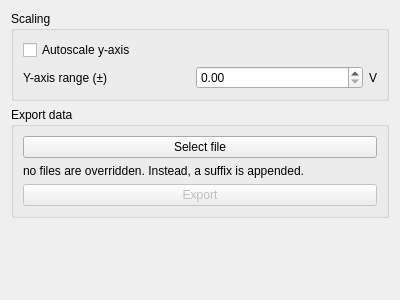
<?xml version="1.0" encoding="UTF-8"?>
<ui version="4.0">
 <class>Form</class>
 <widget class="QWidget" name="Form">
  <property name="geometry">
   <rect>
    <x>0</x>
    <y>0</y>
    <width>400</width>
    <height>300</height>
   </rect>
  </property>
  <property name="windowTitle">
   <string>Form</string>
  </property>
  <layout class="QVBoxLayout" name="verticalLayout">
   <item>
    <widget class="QGroupBox" name="groupBox_10">
     <property name="sizePolicy">
      <sizepolicy hsizetype="Preferred" vsizetype="Fixed">
       <horstretch>0</horstretch>
       <verstretch>0</verstretch>
      </sizepolicy>
     </property>
     <property name="title">
      <string>Scaling</string>
     </property>
     <layout class="QVBoxLayout" name="verticalLayout_14">
      <item>
       <widget class="QCheckBox" name="autoscale_y_axis">
        <property name="text">
         <string>Autoscale y-axis</string>
        </property>
       </widget>
      </item>
      <item>
       <layout class="QHBoxLayout" name="horizontalLayout_15">
        <item>
         <widget class="QLabel" name="label_13">
          <property name="text">
           <string>Y-axis range (±)</string>
          </property>
         </widget>
        </item>
        <item>
         <widget class="QDoubleSpinBox" name="y_axis_limit">
          <property name="maximum">
           <double>1.000000000000000</double>
          </property>
          <property name="singleStep">
           <double>0.100000000000000</double>
          </property>
          <property name="stepType">
           <enum>QAbstractSpinBox::AdaptiveDecimalStepType</enum>
          </property>
         </widget>
        </item>
        <item>
         <widget class="QLabel" name="label_12">
          <property name="sizePolicy">
           <sizepolicy hsizetype="Fixed" vsizetype="Preferred">
            <horstretch>0</horstretch>
            <verstretch>0</verstretch>
           </sizepolicy>
          </property>
          <property name="text">
           <string>V</string>
          </property>
         </widget>
        </item>
       </layout>
      </item>
     </layout>
    </widget>
   </item>
   <item>
    <widget class="QGroupBox" name="groupBox_12">
     <property name="sizePolicy">
      <sizepolicy hsizetype="Preferred" vsizetype="Fixed">
       <horstretch>0</horstretch>
       <verstretch>0</verstretch>
      </sizepolicy>
     </property>
     <property name="title">
      <string>Export data</string>
     </property>
     <layout class="QVBoxLayout" name="verticalLayout_18">
      <item>
       <widget class="QPushButton" name="export_select_file">
        <property name="text">
         <string>Select file</string>
        </property>
       </widget>
      </item>
      <item>
       <widget class="QLabel" name="label_10">
        <property name="text">
         <string>no files are overridden. Instead, a suffix is appended.</string>
        </property>
        <property name="wordWrap">
         <bool>true</bool>
        </property>
       </widget>
      </item>
      <item>
       <widget class="QPushButton" name="export_data">
        <property name="enabled">
         <bool>false</bool>
        </property>
        <property name="text">
         <string>Export</string>
        </property>
       </widget>
      </item>
     </layout>
    </widget>
   </item>
   <item>
    <spacer name="verticalSpacer">
     <property name="orientation">
      <enum>Qt::Vertical</enum>
     </property>
     <property name="sizeHint" stdset="0">
      <size>
       <width>20</width>
       <height>40</height>
      </size>
     </property>
    </spacer>
   </item>
  </layout>
 </widget>
 <resources/>
 <connections/>
</ui>
